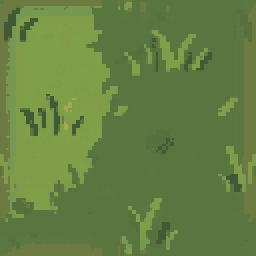
#> input picture game/assets/terrain16/single_source/grass_field.png, 128 x 128 px (shown 2 times larger)
$ python retone_seasons.py
#> lines starting #> are read from the running program, lines starting #| are printed output that depends on the picture
#!/usr/bin/env python3
"""★[S7-T9 / ADR-0065 결정 11] 절기 팔레트 파생 — 지형 필드 3절기 오프라인 베이크.

`retone_pianjeol.py`(피안절 봄 톤 확정)의 **직계 후속**이다. 그때는 베이스 팔레트 *한 벌*을
피안절로 잠갔고, 여기서는 그 잠긴 피안 필드를 **원본으로 삼아** 나머지 세 절기의 변주를 굽는다.
그래서 규칙이 하나 더 붙는다 — **피안은 파일을 한 바이트도 만들지 않는다**(런타임이 경로만
분기하므로 피안 = 기존 파일 그대로 = 기존 골든 덤프 불변).

  피안절(0) = 원본 그대로            (산출 0장 — 경로 분기만)
  유화절(1) = 녹음 짙고 따뜻한 한여름 (짙은 녹색 + 웜 캐스트)
  망연절(2) = 황금·적갈 낙엽의 절기   (풀을 황금으로 크게 돌리고 흙을 적갈로)
  성야절(3) = 잿빛 한랭              (채도를 걷어내고 쿨 캐스트 — 눈기(雪) 없이 톤만)

## 두 겹 변환 (색수 증가 0 = ADR-0057 저색 crisp 보존)

  ① HSV  — 색상(wrap-aware 최단호 lerp)·채도·명도
  ② RGB 캐스트 — 절기의 공기(웜/쿨)를 옅게 한 겹

둘 다 **픽셀값 → 픽셀값 순수 함수**라 같은 입력색은 반드시 같은 출력색이 된다 = 출력 색수는
입력 색수를 절대 넘지 않는다(충돌로 줄 수는 있다). 스크립트가 매번 in/out 색수를 찍어 이 불변식을
눈으로 확인시킨다 — ADR-0050 32-native·ADR-0057 저색 crisp 결을 리톤이 깨뜨리지 않는다는 증거다.

## 소스 선택 (런타임이 실제로 읽는 파일과 1:1)

`main._load_big_fields`가 읽는 파일만 굽는다. 지금 `_TERRAIN_SINGLE_SOURCE=true`라 잔디·흙·길은
`single_source/`가 실소스이고 밭흙만 `terrain16/` 직속이다. 물·모래·포석·판자는 **안 굽는다**
(ADR-0065 결정 11 "지형 필드 최소 세트 = grass/dirt 계열" — 물은 얼지 않고 마을 포석·백사장은
안식 마당 밖이다). 안 구운 필드는 런타임 폴백이 원본을 집으므로 절기와 무관하게 그대로 뜬다.

## 멱등

원본은 **읽기 전용**이고 산출은 `seasons/<슬러그>/` 병렬 디렉터리다. 몇 번을 돌려도 같은 입력에서
같은 출력이 나온다(retone_pianjeol이 `_raw` 백업으로 얻은 멱등을, 여기선 디렉터리 분리로 얻는다).

사용: python3 tools/retone_seasons.py      (game/ 에서)
"""
import collections
import colorsys
import os

from PIL import Image

HERE = os.path.dirname(os.path.abspath(__file__))
TERRAIN = os.path.join(HERE, "..", "assets", "terrain16")
OUT_ROOT = os.path.join(TERRAIN, "seasons")

# ── 소스 → 계열(profile family) ──────────────────────────────────────────────
# 경로는 `terrain16/` 기준 상대. 계열이 레버 묶음을 고른다(파일마다 따로 튜닝하지 않는다 —
# 같은 계열이 서로 다른 절기감을 내면 한 화면에서 흙끼리 톤이 갈린다).
FIELDS = [
    ("single_source/grass_field.png", "grass"),   # 마당·들판 잔디(_bf_grass)
    ("single_source/dirt_field.png", "earth"),    # 마당 맨흙(_bf_earth) — 스타듀 농장 tan 지면
    ("single_source/path_field.png", "earth"),    # 다진 흙길(_bf_dirt)
    ("soil_field.png", "soil"),                   # 갈아엎은 밭흙(_bf_soil)
]

# ── 절기 레버 ────────────────────────────────────────────────────────────────
# hue_to/hue_w = 색상 목표(도)와 당기는 정도(0=그대로 1=목표). sat/val = HSV 배율.
# cast = ② RGB 캐스트(절기의 공기 — 웜은 R↑B↓, 쿨은 B↑R↓). 전부 "옅게" 가 원칙이다:
#   세게 걸면 저승 무드가 지상 계절 사진으로 넘어간다(피안절 잠금 때 owner가 그은 선).
#
# ★ 밭흙(soil)이 흙(earth)보다 늘 얕은 이유: 밭은 플레이어가 *방금 판 자리*라 "젖은 검은 흙"이
#   정체성이다. 절기로 크게 물들이면 갈아엎은 칸과 안 갈아엎은 칸의 구분이 흐려진다.
PROFILES = {
    "yuhwa": {   # 유화절(여름) — 녹음이 짙어지고 볕이 따갑다
        # ★1차 베이크가 피안과 거의 구분이 안 갔다(A/B 시트 육안) → 색상을 더 당기고 채도를
        #   올리되 명도를 내려 "짙은" 쪽으로. 여름은 밝아지는 게 아니라 **진해지는** 절기다.
        "grass": dict(hue_to=108.0, hue_w=0.58, sat=1.32, val=0.89, cast=(1.02, 1.01, 0.94)),
        "earth": dict(hue_to=32.0, hue_w=0.35, sat=1.12, val=1.02, cast=(1.04, 1.00, 0.93)),
        "soil": dict(hue_to=28.0, hue_w=0.20, sat=1.06, val=1.00, cast=(1.02, 1.00, 0.97)),
    },
    "mangyeon": {   # 망연절(가을) — 잎이 물들고 흙이 적갈로 내려앉는다
        # ★1차에서 흙이 점토빛 주황으로 튀어 채도를 도로 내렸다(가을 흙은 선명한 게 아니라
        #   **가라앉은** 적갈이다 — 저승 muted 팔레트의 하한을 지킨다).
        "grass": dict(hue_to=34.0, hue_w=0.82, sat=1.14, val=1.04, cast=(1.04, 1.00, 0.92)),
        "earth": dict(hue_to=22.0, hue_w=0.45, sat=1.00, val=0.94, cast=(1.03, 0.99, 0.93)),
        "soil": dict(hue_to=18.0, hue_w=0.30, sat=1.04, val=0.97, cast=(1.03, 0.99, 0.95)),
    },
    "seongya": {   # 성야절(겨울) — 잿빛 한랭. ★눈(雪)은 굽지 않는다: 눈은 날씨(잿눈)의 몫이고
                   #   여기는 "빛이 식은 땅" 톤만 낸다(ADR-0065 결정 11 — 톤만).
                   # ★ hue_w=0 인 이유: 갈색(35°)을 파랑(215°)으로 lerp하면 최단호가 초록을 지나
                   #   흙이 이끼색으로 착지한다. 한랭은 **채도를 걷고 쿨 캐스트를 얹어** 낸다.
        # ★1차 흙이 백사장처럼 밝아 "잿빛"이 아니라 "모래빛"으로 읽혔다 → 명도를 눌러 재로 내린다.
        "grass": dict(hue_to=0.0, hue_w=0.0, sat=0.22, val=0.96, cast=(0.94, 0.98, 1.10)),
        "earth": dict(hue_to=0.0, hue_w=0.0, sat=0.34, val=0.88, cast=(0.95, 0.98, 1.08)),
        "soil": dict(hue_to=0.0, hue_w=0.0, sat=0.60, val=0.92, cast=(0.97, 0.99, 1.05)),
    },
}


def hue_lerp(h_deg: float, target: float, w: float) -> float:
    """색환 최단호로 target 쪽으로 w만큼 당긴다(0°↔360° 경계 안전)."""
    if w <= 0.0:
        return h_deg
    d = ((target - h_deg + 180.0) % 360.0) - 180.0
    return (h_deg + d * w) % 360.0


def convert(rgb, lv) -> tuple:
    """한 색 → 한 색(순수 함수 — 색수 불변식의 근거). ① HSV → ② RGB 캐스트."""
    r, g, b = (c / 255.0 for c in rgb)
    h, s, v = colorsys.rgb_to_hsv(r, g, b)
    h = hue_lerp(h * 360.0, lv["hue_to"], lv["hue_w"]) / 360.0
    s = min(1.0, max(0.0, s * lv["sat"]))
    v = min(1.0, max(0.0, v * lv["val"]))
    r, g, b = colorsys.hsv_to_rgb(h, s, v)
    cr, cg, cb = lv["cast"]
    return (
        int(min(255.0, max(0.0, r * 255.0 * cr)) + 0.5),
        int(min(255.0, max(0.0, g * 255.0 * cg)) + 0.5),
        int(min(255.0, max(0.0, b * 255.0 * cb)) + 0.5),
    )


def bake(src_path: str, dst_path: str, lv) -> tuple:
    """필드 한 장을 절기 변주로 굽는다. 반환 = (입력 색수, 출력 색수)."""
    im = Image.open(src_path).convert("RGBA")
#> im is the input picture: PIL image 128x128 RGBA; mean R, G, B, A 100.8, 128.6, 66.5, 255
    px = im.load()
    lut = {}                       # 색 → 색 캐시(같은 색은 한 번만 계산 = 순수 함수의 실증)
    seen_in = set()
    seen_out = set()
    for y in range(im.height):
        for x in range(im.width):
            r, g, b, a = px[x, y]
            if a == 0:
                continue
            key = (r, g, b)
            seen_in.add(key)
            if key not in lut:
                lut[key] = convert(key, lv)
            nr, ng, nb = lut[key]
            seen_out.add((nr, ng, nb))
            px[x, y] = (nr, ng, nb, a)
#> after the loop, lut = 13 items; seen_in = 13 items; seen_out = 13 items
    os.makedirs(os.path.dirname(dst_path), exist_ok=True)
    im.save(dst_path)
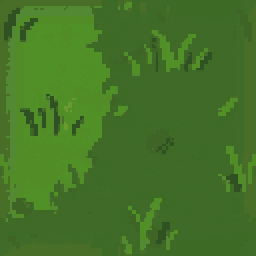
#> saved as grass_field.png: PIL image 128x128 RGBA (shown 2 times larger); mean R, G, B, A 68.3, 115.7, 39, 255
    return len(seen_in), len(seen_out)


def main() -> None:
    total = 0
    for slug in ["yuhwa", "mangyeon", "seongya"]:
        print("── %s ──" % slug)
        for rel, family in FIELDS:
            src = os.path.normpath(os.path.join(TERRAIN, rel))
            if not os.path.exists(src):
                print("   ! 소스 없음(건너뜀): %s" % rel)
                continue
            dst = os.path.join(OUT_ROOT, slug, os.path.basename(rel))
            n_in, n_out = bake(src, dst, PROFILES[slug][family])
#> n_in = 13; n_out = 13
            flag = "" if n_out <= n_in else "  ⚠︎색수 증가!"
#> flag = ''
            print("   %-16s [%-5s] 색 %d → %d%s"
                  % (os.path.basename(rel), family, n_in, n_out, flag))
#|    grass_field.png  [grass] 색 13 → 13
            total += 1
    print("done — %d장. 다음: godot --headless --import (임포트 캐시 갱신)" % total)


if __name__ == "__main__":
    main()
